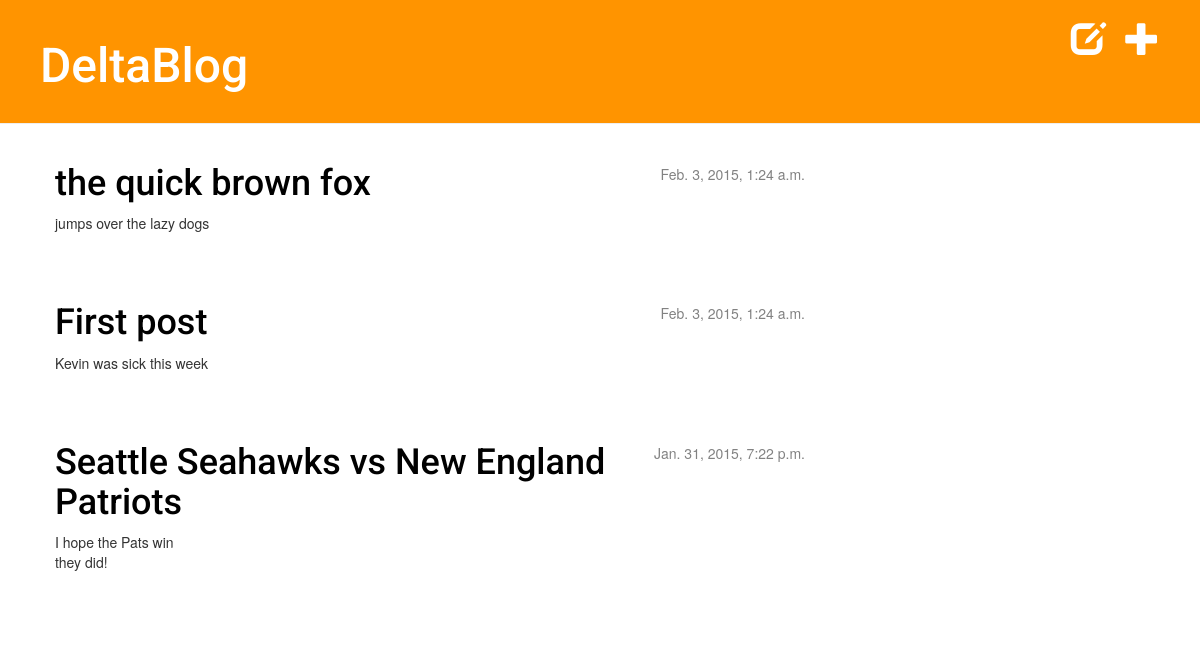
Before: / with the older database file.
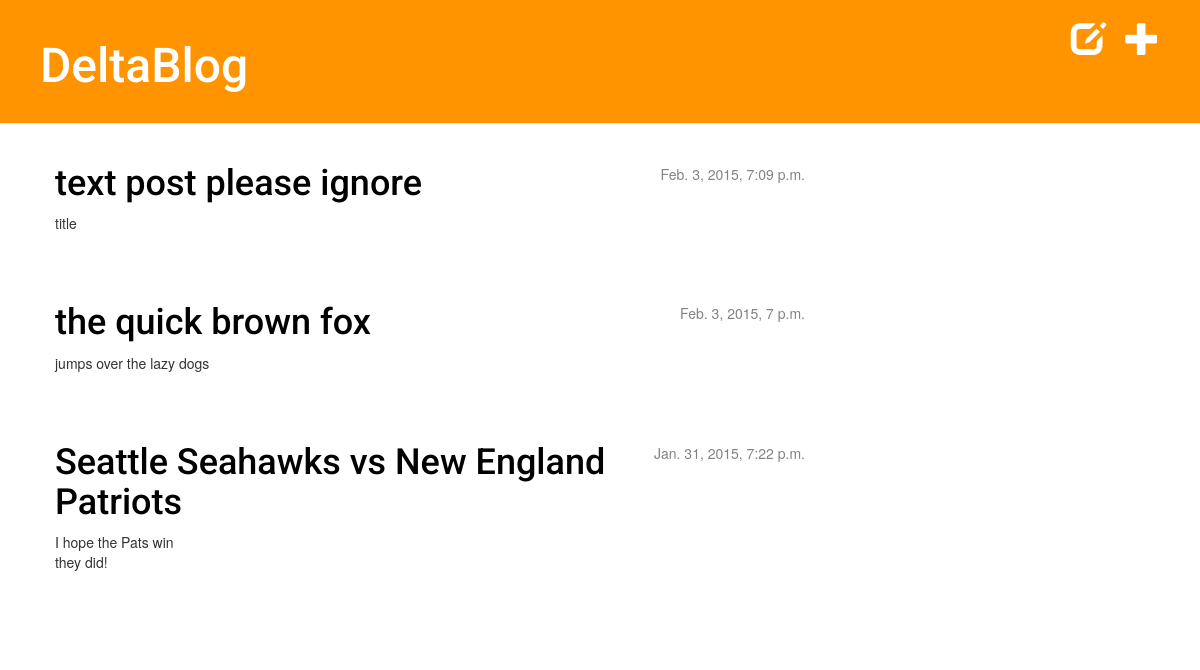
After: the same page with the newer database file.
### deltablog_app/models.py (models this page shows, shortened)
class Post(models.Model):
    author = models.ForeignKey('auth.User')
    title = models.CharField(max_length=200)
    text = models.TextField()
    created_date = models.DateTimeField(default=timezone.now)
    published_date = models.DateTimeField(blank=True, null=True)
    class Meta:
        ordering = ["-published_date"]

### deltablog_app/views.py (the view)
# urls.py: url(r'^$', views.post_list),
def post_list(request):
    posts = Post.objects.filter(published_date__isnull=False).order_by('-published_date')
    return render(request, 'deltablog_app/post_list.html', {'posts': posts})

### deltablog_app/templates/deltablog_app/post_list.html
{% extends 'deltablog_app/base.html' %}
{% block content %}
    {% for post in posts %}
        <div class="post">
            <div class="date">
                {{ post.published_date }}
            </div>
            <h1><a href="{% url 'deltablog_app.views.post_detail' pk=post.pk %}">{{ post.title }}</a></h1>
            <p>{{ post.text|linebreaks }}</p>
        </div>
    {% endfor %}
{% endblock content %}

### deltablog_app/templates/deltablog_app/base.html (shortened to what this page needs)
{% load staticfiles %}
<html>
    <head>
        <link rel="stylesheet" href="//maxcdn.bootstrapcdn.com/bootstrap/3.2.0/css/bootstrap.min.css">
        <link rel="stylesheet" href="//maxcdn.bootstrapcdn.com/bootstrap/3.2.0/css/bootstrap-theme.min.css">
        <link rel="stylesheet" href="{% static 'css/deltablog_app.css' %}">
    </head>
    <body>
        <div class="page-header">
            <a href="{% url 'deltablog_app.views.post_new' %}" class="top-menu"><span class="glyphicon glyphicon-plus"></span></a>
            <a href="{% url 'post_draft_list' %}" class="top-menu"><span class="glyphicon glyphicon-edit"></span></a>
            <h1><a href="/">DeltaBlog</a></h1>
        </div>
        <div class="content container">
            <div class="row">
                <div class="col-md-8">
                {% block content %}
                {% endblock %}
                </div>
            </div>
        </div>
    </body>
</html>

### static/css/deltablog_app.css (style rules this page uses)
.page-header { background-color: #ff9400; margin-top: 0; padding: 20px 20px 20px 40px; }
.page-header h1, .page-header h1 a, .page-header h1 a:visited, .page-header h1 a:active { color: #ffffff; font-size: 36pt; text-decoration: none; }
.content { margin-left: 40px; }
h1, h2, h3, h4 { font-family: 'Roboto', sans-serif; }
.date { float: right; color: #828282; }
.top-menu, .top-menu:hover, .top-menu:visited { color: #ffffff; float: right; font-size: 26pt; margin-right: 20px; }
.post { margin-bottom: 70px; }
.post h1 a, .post h1 a:visited { color: #000000; }

Changed rows visible on the page:
removed Post: published_date "Feb. 3, 2015, 1:24 a.m.", title "the quick brown fox", text "jumps over the lazy dogs"
removed Post: published_date "Feb. 3, 2015, 1:24 a.m.", title "First post", text "Kevin was sick this week"
added Post: published_date "Feb. 3, 2015, 7:09 p.m.", title "text post please ignore", text "title"
now on this page (row edited): Post: published_date "Feb. 3, 2015, 7 p.m.", title "the quick brown fox", text "jumps over the lazy dogs"
